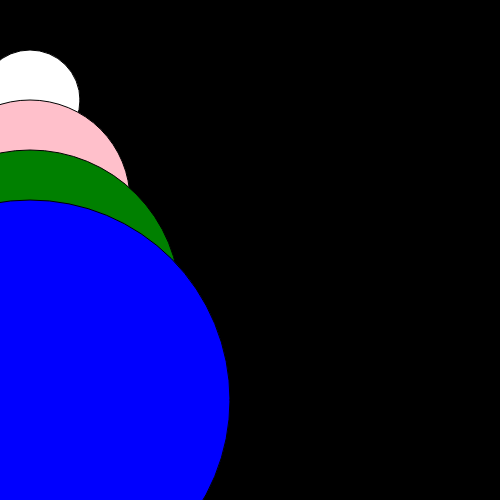
Frame 1 (no input)
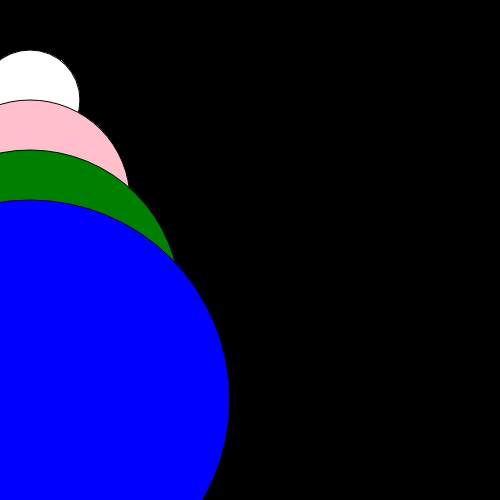
Frame 60 (no input)
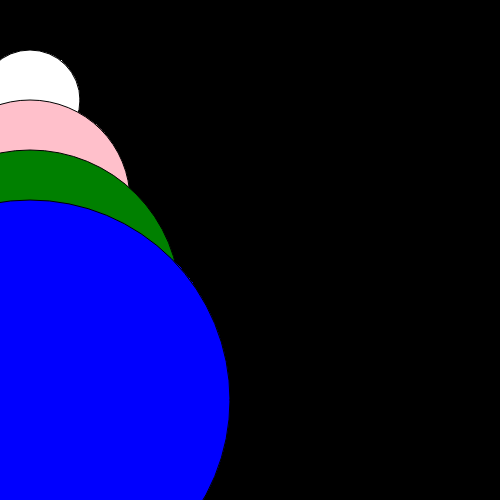
Frame 120 (the mouse pressed at the canvas centre since frame 60)

The p5.js sketch that drew these frames (run headless with seeded random() and noise() and a simulated clock; from frame 60 on, the mouse is pressed at the canvas centre):

// p5.js sketch
// ── sketch.js
function setup() {
  createCanvas(500, 500);
  background(0);
}

function draw() {
  fill('white');
  ellipse(30, 100, 100);
  fill('pink');
  ellipse(30, 200, 200);
  fill('green');
  ellipse(30, 300, 300);
  fill('blue');
  ellipse(30, 400, 400);
}

// ── Index.html
<!DOCTYPE html>
<html lang="en">
  <head>
    <script src="p5.js"></script>
    <script src="p5.min.js"></script>
    <link rel="stylesheet" type="text/css" href="style.css">
    <meta charset="utf-8" />

  </head>
  <body>
    <script src="sketch.js"></script>
    Welcome to my Final Project!
  </body>
</html>
